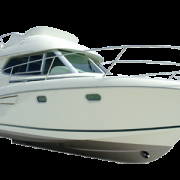
%> input picture dip-2023.02.16/images/boat.png, 180 x 180 px
$ octave test_alpha.m   (GNU Octave 9; MATLAB toolbox functions it lacks are replaced by stand-ins)
%> lines starting %> are read from the running program, lines starting %| are printed output that depends on the picture
### dip-2023.02.16/images/alphaBlend.m
function J = alphaBlend(IFG,IBG,a)

if length(size(IFG)) == 3
    IFG = rgb2gray(IFG);
end

if length(size(IBG)) == 3
    IBG = rgb2gray(IBG);
end

[m,n] = size(IFG);
J = IFG;

for i=1:m
    for j=1:n
       J(i,j) = a * IBG(i,j) + (1 - a)*IFG(i,j);
    end
end

### dip-2023.02.16/images/test_alpha.m
a = 0.5;
IBG = imread('D:\dip\images\boat.png');
%> IBG is the input picture: size 180x180x3 uint8; mean R, G, B 93, 97.8, 93.8
IFG = imread('D:\dip\images\sea.png');
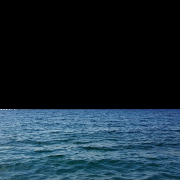
%> input picture dip-2023.02.16/images/sea.png, 180 x 180 px
%> IFG is the input picture: size 180x180x3 uint8; mean R, G, B 24.1, 40.8, 51.9
J = alphaBlend(IBG,IFG,a);
%> in alphaBlend, `IBG = rgb2gray(IBG);`:
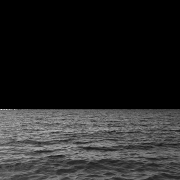
%> IBG: size 180x180 uint8; min 0, max 233, mean 37.1
%> after the loop in alphaBlend, `for i=1:m`:
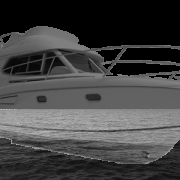
%> J: size 180x180 uint8; min 0, max 204, mean 66.7
subplot(1,3,1);imshow(rgb2gray(IBG));hold on;
subplot(1,3,2);imshow(rgb2gray(IFG));hold on;
subplot(1,3,3);imshow(J);
